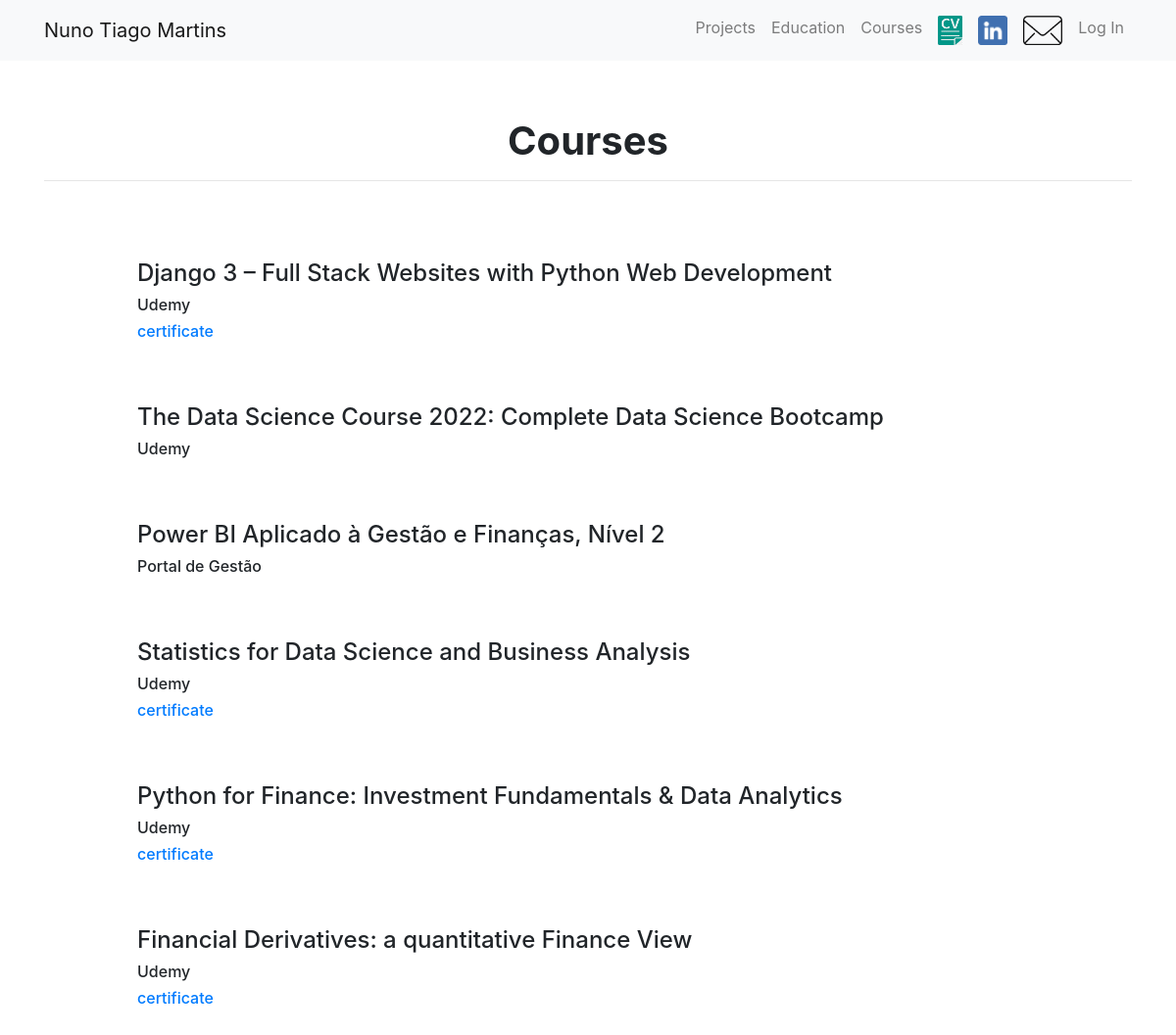
The app's page /cv/courses/ with its own data.
### cv/models.py (models this page shows, shortened)
class Course(models.Model):
    course = models.CharField(max_length=100)
    entity = models.CharField(max_length=100)
    subjects = models.CharField(max_length=200,blank=True)
    notes = models.TextField(blank=True)
    certificate = models.FileField(blank=True)
    certificate_name = models.CharField(max_length=100, blank=True)

### cv/views.py (the view)
# urls.py: path('courses/', views.all_courses, name='all_courses'),
def all_courses(request):
    courses = Course.objects.all()
    return render(request, 'cv/all_courses.html', {'courses':courses})

### cv/templates/cv/all_courses.html
{% extends "cv/base.html" %}
{% load static %}
{% block content %}
<h1 id="blogtitle" class="font-weight-bold text-center">Courses</h1>
<hr />
<br />
<br />
{% for course in courses %}
    <div class="row justify-content-center my-3">
    <div class="col-md-10">
        <h4>{{ course.course }}</h4>
        <h6>{{ course.entity }}</h6>
        {% if course.certificate_name != "" %}
        {% with 'cv/Certificates/'|add:course.certificate_name|add:'.pdf' as certificate %}
          <a href={% static certificate %} target="_blank"><h6>certificate</h6></a>
        {% endwith %}
        {% endif %}
    </div>
    </div>
    <br>
{% endfor %}
{% endblock %}

### records on screen
Course: course "Django 3 – Full Stack Websites with Python Web Development", entity "Udemy", certificate_name "certificate"
Course: course "The Data Science Course 2022: Complete Data Science Bootcamp", entity "Udemy"
Course: course "Power BI Aplicado à Gestão e Finanças, Nível 2", entity "Portal de Gestão"
Course: course "Statistics for Data Science and Business Analysis", entity "Udemy", shows "certificate"
Course: course "Python for Finance: Investment Fundamentals & Data Analytics", entity "Udemy", certificate_name "certificate"
Course: course "Financial Derivatives: a quantitative Finance View", entity "Udemy", shows "certificate"
